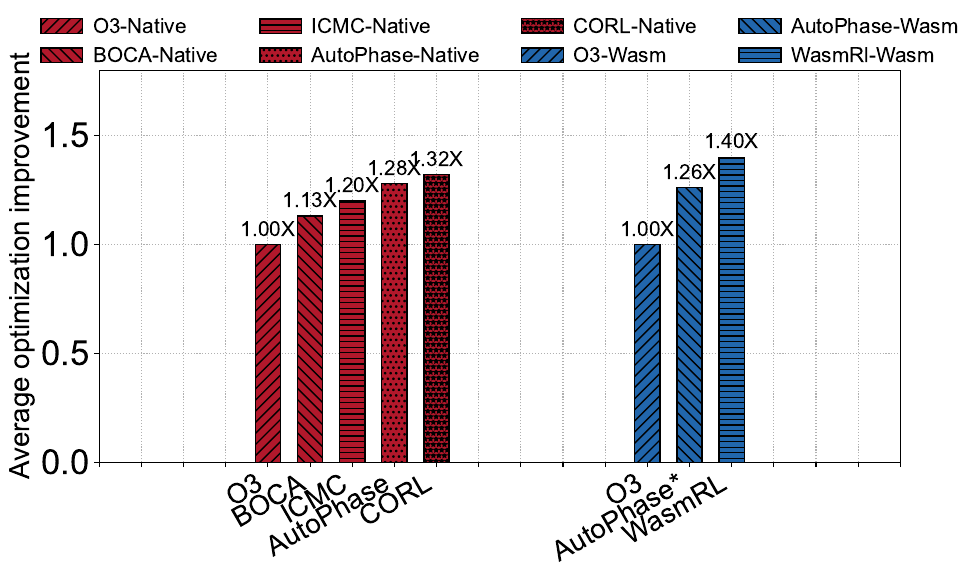

Here is the Python script that generated this plot:
import numpy as np
import matplotlib.pyplot as plt
from matplotlib.pyplot import MultipleLocator

datasets_native = ["O3", "BOCA", "ICMC", "AutoPhase", "CORL"]
datasets_wasm = ["O3", "AutoPhase", "WasmRL"]

native_efficiency = [1.0, 1.13, 1.20, 1.28, 1.32]
wasm_efficiency = [1.0, 1.26, 1.40]

colors = ['#B2182B', '#2166AC', '#92C5DE', '#F4A582']
hatch_pattern = ['///', '\\\\\\', '---', '...', '***']
width = 0.9  # bar的宽度
width1 = 1
startpos = 5
bar_width = 1.3

x = np.arange(20)

plt.rcParams['pdf.fonttype'] = 42 
fig, ax1 = plt.subplots(figsize=(6, 3), dpi=1000)

# Plot native efficiency bars
ax1.bar(x[1], native_efficiency[0], width=bar_width, label = "O3-Native",alpha=1, zorder=15, linewidth=1, edgecolor='black',
        color=colors[0], hatch=hatch_pattern[0])
ax1.bar(x[3], native_efficiency[1], width=bar_width, label = "BOCA-Native", alpha=1, zorder=15, linewidth=1, edgecolor='black',
        color=colors[0], hatch=hatch_pattern[1])
ax1.bar(x[5], native_efficiency[2], width=bar_width,  label = "ICMC-Native", alpha=1, zorder=15, linewidth=1, edgecolor='black',
        color=colors[0], hatch=hatch_pattern[2])
ax1.bar(x[7], native_efficiency[3], width=bar_width, label = "AutoPhase-Native", alpha=1, zorder=15, linewidth=1, edgecolor='black',
        color=colors[0], hatch=hatch_pattern[3])
ax1.bar(x[9], native_efficiency[4], width=bar_width, label = "CORL-Native", alpha=1, zorder=15, linewidth=1, edgecolor='black',
        color=colors[0], hatch=hatch_pattern[4])

# Plot wasm efficiency bars
ax1.bar(x[13], wasm_efficiency[0], width=bar_width, label = "O3-Wasm", alpha=1, zorder=15, linewidth=1, edgecolor='black',
        color=colors[1], hatch=hatch_pattern[0])
ax1.bar(x[15], wasm_efficiency[1], width=bar_width, label = "AutoPhase-Wasm", alpha=1, zorder=15, linewidth=1, edgecolor='black',
        color=colors[1], hatch=hatch_pattern[1])
ax1.bar(x[17], wasm_efficiency[2], width=bar_width, label = "WasmRl-Wasm", alpha=1, zorder=15, linewidth=1, edgecolor='black',
        color=colors[1], hatch=hatch_pattern[2])

# Set the x-axis labels and ticks
ax1.set_xticks(x)
x_native = [x[4], x[5], x[6], x[7], x[8]]
x_wasm = [x[13], x[14], x[15]]
x_ticks_positions = x_native + x_wasm
# 构造一个长度为20的空字符串列表
x_ticks_labels = [''] * len(x)
x_ticks_labels[1] = 'O3'
x_ticks_labels[3] = 'BOCA'
x_ticks_labels[5] = 'ICMC'
x_ticks_labels[7] = 'AutoPhase'
x_ticks_labels[9] = 'CORL'
x_ticks_labels[13] = 'O3'
x_ticks_labels[15] = 'AutoPhase*'
x_ticks_labels[17] = 'WasmRL'
ax1.set_xticklabels(x_ticks_labels, rotation=30, fontsize=10, ha='right')  # 先将所有刻度的标签设置为空字符串

# Set y-axis range and labels
ax1.set_ylim(0, 1.6)
ax1.set_ylabel('Improvement', fontsize=14)
ax1.yaxis.set_major_locator(MultipleLocator(0.5))  # 设置y轴坐标显示倍数
ax1.tick_params(axis='y', labelsize=10)
ax1.grid(axis="both", linestyle='dotted', zorder=0)


# Add values above the bars
def add_values_to_bars(ax):
    for bar in ax.patches:
        height = bar.get_height()
        ax.annotate(f'{height:.2f}X', xy=(bar.get_x() + bar.get_width() / 2, height),
                    xytext=(0, 3), textcoords='offset points',
                    ha='center', va='bottom', fontsize=7)


add_values_to_bars(ax1)

# Add legend
plt.legend(loc='upper center', ncol=4, fontsize=9, bbox_to_anchor=(0.5, 1.35), frameon=False, handletextpad=0.5, columnspacing=0.9)

# Show the plot
plt.tight_layout()
plt.show()
plt.savefig("history1.pdf", bbox_inches='tight')
